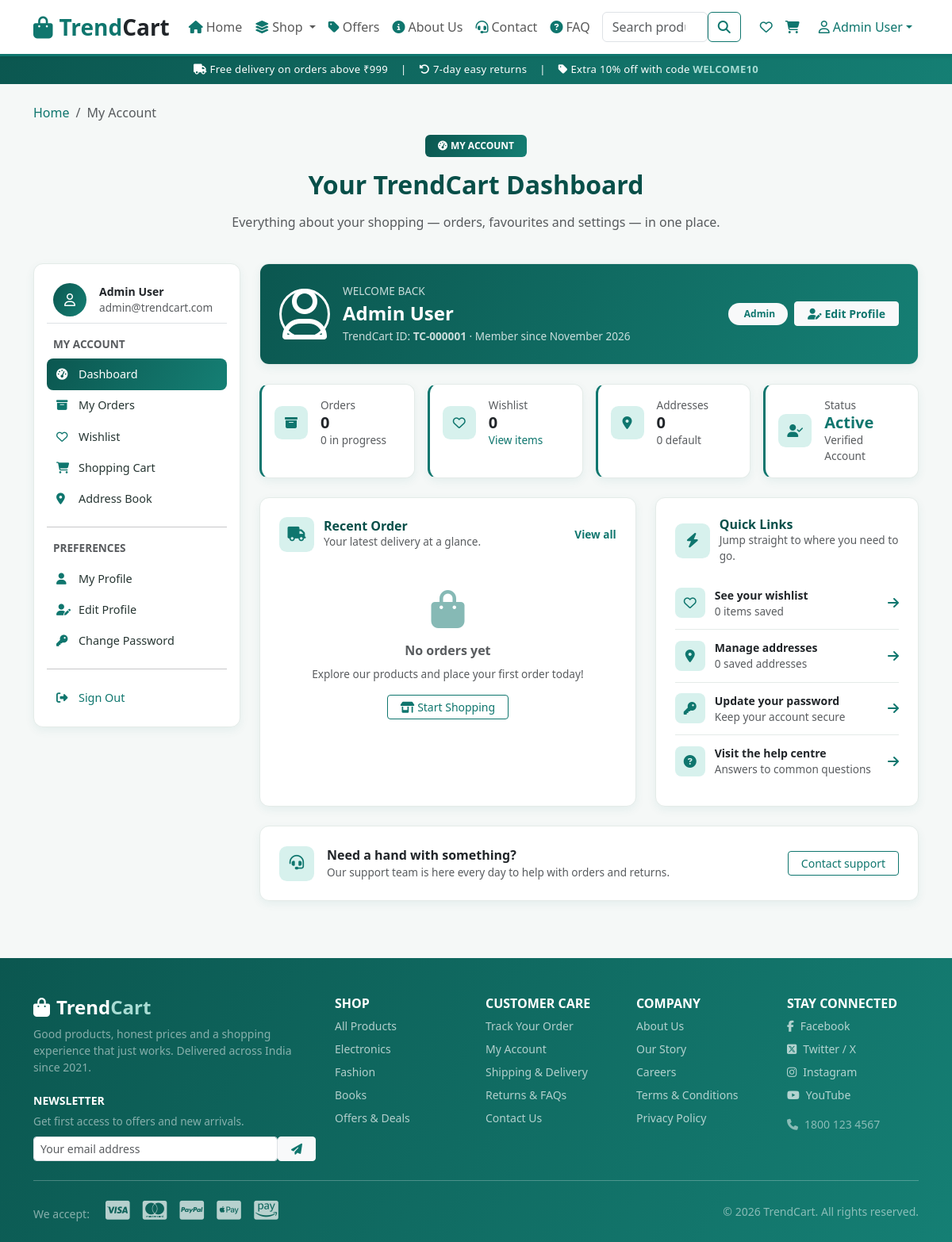
The app's page /account.php (signed in) with its own data.
### tables this page shows
CREATE TABLE users (
    id BIGINT UNSIGNED NOT NULL AUTO_INCREMENT,
    fullname VARCHAR(120) NOT NULL,
    email VARCHAR(150) NOT NULL,
    phone VARCHAR(30) NULL DEFAULT NULL,
    password_hash VARCHAR(255) NOT NULL,
    profile_picture VARCHAR(255) NULL DEFAULT NULL COMMENT 'File name saved under uploads/profile_pictures/',
    dob DATE NULL DEFAULT NULL,
    gender VARCHAR(20) NULL DEFAULT NULL,
    role VARCHAR(20) NOT NULL DEFAULT 'customer' COMMENT 'customer, admin',
    status VARCHAR(20) NOT NULL DEFAULT 'inactive' COMMENT 'active, inactive, blocked',
    token VARCHAR(255) NULL DEFAULT NULL,
    created_at DATETIME NOT NULL DEFAULT CURRENT_TIMESTAMP,
    updated_at DATETIME NOT NULL DEFAULT CURRENT_TIMESTAMP ON UPDATE CURRENT_TIMESTAMP,
    PRIMARY KEY (id),
    UNIQUE KEY uq_users_email (email),
    UNIQUE KEY uq_users_phone (phone),
    KEY idx_users_role (role),
    KEY idx_users_status (status)
);

### account.php (the view, shortened to what the rows shown need)
<?php
require_once __DIR__ . '/db.php';
$user        = current_user();
$active_page    = 'account';
?>
<div class="container py-4">
    <div class="page-header">
        <h1 class="h2 fw-bold mb-3">Your TrendCart Dashboard</h1>
    </div>
    <div class="row g-4">
        <aside class="col-12 col-lg-3">
            <?php require 'account-nav.php'; ?>
        </aside>
        <div class="col-12 col-lg-9">
            <div class="card store-card overflow-hidden mb-4">
                <div class="order-banner p-4 d-flex flex-wrap align-items-center justify-content-between gap-3">
                    <div class="d-flex align-items-center gap-3">
                        <div>
                            <p class="hint mb-1">WELCOME BACK</p>
                            <h2 class="h4 fw-bold mb-1"><?= htmlspecialchars($user['fullname']) ?></h2>
                            <p class="hint mb-0">
                                TrendCart ID: <strong>TC-<?= str_pad((string)$user['id'], 6, '0', STR_PAD_LEFT) ?></strong> &middot;
                                Member since <?= date('F Y', strtotime($user['created_at'] ?? 'now')) ?>
                            </p>
                        </div>
                    </div>
                    <div class="d-flex flex-wrap align-items-center gap-2">
                        <span class="badge rounded-pill bg-light text-primary px-3 py-2 fw-semibold">
                            <i class="fa-solid fa-shield-check me-1"></i><?= ucfirst(htmlspecialchars($user['role'] ?? 'Customer')) ?>
                        </span>
                        <a href="edit-profile.php" class="btn btn-light btn-sm px-3 text-primary fw-semibold">
                            <i class="fa-solid fa-user-pen me-1"></i>Edit Profile
                        </a>
                    </div>
                </div>
            </div>
            <div class="row g-3 mb-4">
                <div class="col-6 col-xl-3">
                    <div class="card store-card account-stat p-3 h-100">
                        <div class="d-flex align-items-center gap-3">
                            <div>
                                <p class="hint text-muted mb-0">Status</p>
                                <p class="h5 fw-bold mb-0 text-success"><?= ucfirst(htmlspecialchars($user['status'])) ?></p>
                                <p class="hint text-muted mb-0">Verified Account</p>
                            </div>
                        </div>
                    </div>
                </div>
            </div>
            <div class="row g-4">
                <div class="col-12 col-xl-7">
                    <div class="card store-card h-100">
                        <div class="card-body p-4">
                            <div class="section-heading mb-4">
                                <div class="me-auto">
                                    <h2 class="h6 fw-bold mb-0">Recent Order</h2>
                                </div>
                            </div>
                        </div>
                    </div>
                </div>
                <div class="col-12 col-xl-5">
                    <div class="card store-card h-100">
                        <div class="card-body p-4">
                            <div class="section-heading mb-3">
                                <div>
                                    <h2 class="h6 fw-bold mb-0">Quick Links</h2>
                                </div>
                            </div>
                        </div>
                    </div>
                </div>
            </div>
        </div>
    </div>
</div>
<?php
$page_content = ob_get_clean();
require 'layout.php';

### account-nav.php (shortened to what the rows shown need)
<?php
require_once __DIR__ . '/auth.php';
$sidebar_user   = current_user();
?>
<div class="card store-card account-sidebar mb-4 mb-lg-0">
    <div class="card-body p-3">
        <div class="d-flex align-items-center gap-3 px-2 py-2 mb-3 border-bottom">
            <div class="overflow-hidden">
                <p class="small fw-bold mb-0 text-truncate"><?= htmlspecialchars($sidebar_user['fullname'] ?? 'TrendCart Member') ?></p>
                <p class="hint text-muted mb-0 text-truncate"><?= htmlspecialchars($sidebar_user['email'] ?? 'Member') ?></p>
            </div>
        </div>
    </div>
</div>

### layout.php (shortened to what the rows shown need)
<?php
require_once __DIR__ . '/auth.php';
$is_logged_in      = is_logged_in();
$layout_user       = current_user();
$current_user_name = $layout_user['fullname'] ?? ($_SESSION['user_name'] ?? 'Account');
$nav_avatar        = user_avatar_url($layout_user);
if ($is_logged_in && !empty($layout_user['id'])) {
    try {
        require_once __DIR__ . '/db.php';
    } catch (Throwable $e) {}
}
$active_page  = $active_page  ?? '';
$page_content = $page_content ?? '';
$account_pages = ['account', 'orders', 'order-detail', 'profile', 'edit-profile',
                  'change-password', 'addresses', 'wishlist', 'cart', 'checkout'];
?>
<!DOCTYPE html>
<html lang="en">
<head>
    <link rel="stylesheet" href="css/bootstrap.min.css">
    <link rel="stylesheet" href="fontawesome/css/all.min.css">
    <link rel="stylesheet" href="css/style.css">
</head>
<body class="d-flex flex-column min-vh-100">
    <header>
        <nav class="navbar navbar-expand-xl navbar-light bg-white shadow-sm fixed-top site-navbar">
            <div class="container">
                <div class="collapse navbar-collapse" id="mainNav">
                    <ul class="navbar-nav mb-2 mb-lg-0 align-items-lg-center">
                        <li class="nav-item dropdown ms-lg-2">
                            <a class="nav-link dropdown-toggle d-flex align-items-center <?= in_array($active_page, $account_pages, true) ? 'active' : '' ?>"
                               href="#" id="accountDropdown" role="button" data-bs-toggle="dropdown"
                               aria-expanded="false">
                                <?php if ($is_logged_in && !empty($nav_avatar)): ?>
                                    <img src="<?= $nav_avatar ?>" alt="Avatar" class="rounded-circle object-fit-cover me-1" style="width: 22px; height: 22px;">
                                <?php else: ?>
                                    <i class="fa-regular fa-user me-1"></i>
                                <?php endif; ?>
                                <?= $is_logged_in ? htmlspecialchars($current_user_name) : 'Account' ?>
                            </a>
                        </li>
                    </ul>
                </div>
            </div>
        </nav>
    </header>
    <main class="flex-grow-1">
        <?= $page_content ?>
    </main>
</body>
</html>

### records on screen
users: fullname "Admin User", email "admin@trendcart.com", id "000001", created_at "November 2026", role "Admin", status "Active"

### other values on screen
$group_name "MY ACCOUNT"
$link['label'] "Dashboard"
$link['label'] "My Orders"
$link['label'] "Wishlist"
$link['label'] "Shopping Cart"
$link['label'] "Address Book"
$group_name "PREFERENCES"
$link['label'] "My Profile"
$link['label'] "Edit Profile"
$link['label'] "Change Password"
$total_orders "0"
$pending_orders "0"
$total_wishlist "0"
$total_addresses "0"
$default_address "0"
